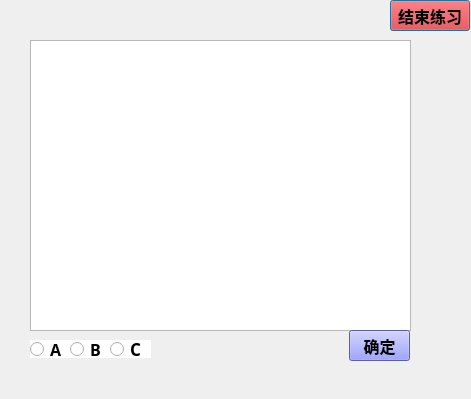
<?xml version="1.0" encoding="UTF-8"?>
<ui version="4.0">
 <class>Exercise</class>
 <widget class="QDialog" name="Exercise">
  <property name="geometry">
   <rect>
    <x>0</x>
    <y>0</y>
    <width>471</width>
    <height>399</height>
   </rect>
  </property>
  <property name="windowTitle">
   <string>Dialog</string>
  </property>
  <widget class="QPushButton" name="return_2">
   <property name="geometry">
    <rect>
     <x>390</x>
     <y>0</y>
     <width>80</width>
     <height>31</height>
    </rect>
   </property>
   <property name="font">
    <font>
     <family>Arial</family>
     <pointsize>12</pointsize>
     <weight>75</weight>
     <bold>true</bold>
    </font>
   </property>
   <property name="styleSheet">
    <string notr="true">background-color: rgb(255, 0, 0);</string>
   </property>
   <property name="text">
    <string>结束练习</string>
   </property>
  </widget>
  <widget class="QTextBrowser" name="textBrowser">
   <property name="geometry">
    <rect>
     <x>30</x>
     <y>40</y>
     <width>381</width>
     <height>291</height>
    </rect>
   </property>
   <property name="font">
    <font>
     <family>Arial</family>
     <pointsize>14</pointsize>
     <weight>75</weight>
     <bold>true</bold>
    </font>
   </property>
  </widget>
  <widget class="QRadioButton" name="A">
   <property name="geometry">
    <rect>
     <x>30</x>
     <y>340</y>
     <width>41</width>
     <height>18</height>
    </rect>
   </property>
   <property name="font">
    <font>
     <family>Arial Black</family>
     <pointsize>12</pointsize>
     <weight>75</weight>
     <bold>true</bold>
    </font>
   </property>
   <property name="styleSheet">
    <string notr="true">background-color: rgb(255, 255, 255);</string>
   </property>
   <property name="text">
    <string>A</string>
   </property>
  </widget>
  <widget class="QLabel" name="label">
   <property name="geometry">
    <rect>
     <x>-20</x>
     <y>0</y>
     <width>491</width>
     <height>711</height>
    </rect>
   </property>
   <property name="text">
    <string/>
   </property>
   <property name="pixmap">
    <pixmap resource="Resource.qrc">:/p_18695608.png</pixmap>
   </property>
  </widget>
  <widget class="QRadioButton" name="B">
   <property name="geometry">
    <rect>
     <x>70</x>
     <y>340</y>
     <width>41</width>
     <height>18</height>
    </rect>
   </property>
   <property name="font">
    <font>
     <family>Arial Black</family>
     <pointsize>12</pointsize>
     <weight>75</weight>
     <bold>true</bold>
    </font>
   </property>
   <property name="styleSheet">
    <string notr="true">background-color: rgb(255, 255, 255);</string>
   </property>
   <property name="text">
    <string>B</string>
   </property>
  </widget>
  <widget class="QRadioButton" name="C">
   <property name="geometry">
    <rect>
     <x>110</x>
     <y>340</y>
     <width>41</width>
     <height>18</height>
    </rect>
   </property>
   <property name="font">
    <font>
     <family>Arial Black</family>
     <pointsize>13</pointsize>
     <weight>75</weight>
     <bold>true</bold>
    </font>
   </property>
   <property name="styleSheet">
    <string notr="true">background-color: rgb(255, 255, 255);</string>
   </property>
   <property name="text">
    <string>C</string>
   </property>
  </widget>
  <widget class="QPushButton" name="certain">
   <property name="geometry">
    <rect>
     <x>349</x>
     <y>330</y>
     <width>61</width>
     <height>31</height>
    </rect>
   </property>
   <property name="font">
    <font>
     <family>Arial</family>
     <pointsize>12</pointsize>
     <weight>75</weight>
     <bold>true</bold>
    </font>
   </property>
   <property name="styleSheet">
    <string notr="true">background-color: rgb(125, 131, 247);</string>
   </property>
   <property name="text">
    <string>确定</string>
   </property>
  </widget>
  <zorder>label</zorder>
  <zorder>return_2</zorder>
  <zorder>textBrowser</zorder>
  <zorder>A</zorder>
  <zorder>B</zorder>
  <zorder>C</zorder>
  <zorder>certain</zorder>
 </widget>
 <resources>
  <include location="Resource.qrc"/>
 </resources>
 <connections/>
</ui>
